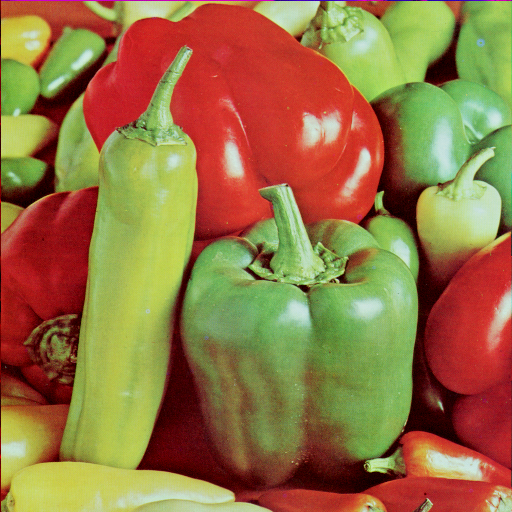
#> input picture samples/peppers.tiff, 512 x 512 px
$ python 03_multichannel_histogram_equalization.py
#> lines starting #> are read from the running program, lines starting #| are printed output that depends on the picture
#> further down, img_bgr is the input picture: shape (512, 512, 3); mean B, G, R 66.5, 115.6, 149.8
import cv2
import numpy as np
from matplotlib import pyplot as plt


def process_in_parallel(img: np.ndarray) -> np.ndarray:
    """ Apply a histogram equalization to all channels independently. """
    # YOUR CODE HERE: see cv2.dilate(...)
    # ...
    out_img = img.copy()
    clip_limit=5.0
    grid_size=(4, 4)
    cl = cv2.createCLAHE(clip_limit, grid_size)
    for i in range(3):
        out = cl.apply(img[:,:,i])
        out_img[:,:,i] = out
#> this loop made 3 passes
#> pass 1, in process_in_parallel, `out = cl.apply(img[:,:,i])`:
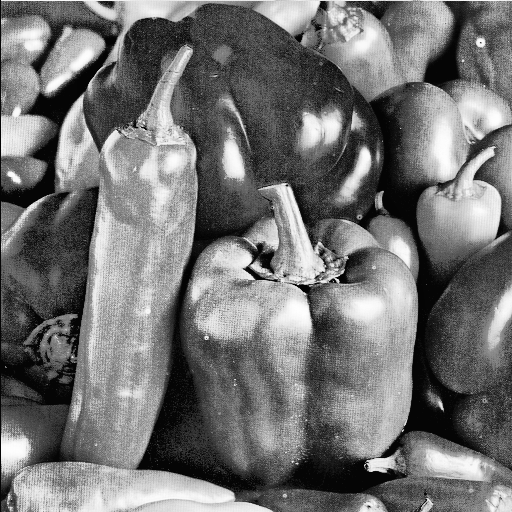
#> out: shape (512, 512); min 2, max 254, mean 114.8
#> pass 3, in process_in_parallel, `out = cl.apply(img[:,:,i])`:
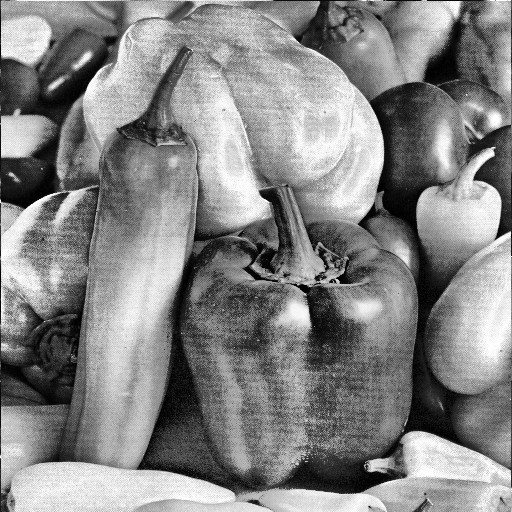
#> out: shape (512, 512); min 0, max 255, mean 133.3
#> after the loop:
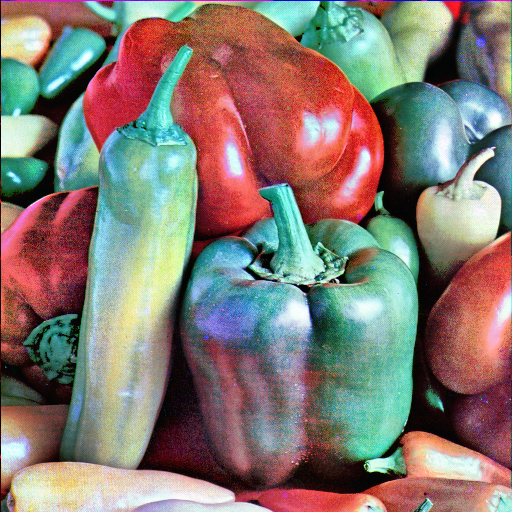
#> out_img: shape (512, 512, 3); mean B, G, R 114.8, 122.1, 133.3
    return out_img

def process_intensity_channel_preserve_chroma(img: np.ndarray) -> np.ndarray:
    """ Apply a histogram equalization to intensity channel only. """
    # YOUR CODE HERE: what is the best intensity-and-chroma color space?
    # ...
    img_lab = cv2.cvtColor(img, cv2.COLOR_BGR2Lab)
#> img_lab: shape (512, 512, 3); mean of channels 0, 1, 2 135.7, 135.2, 163.4
    intensity = img_lab[:,:,0]
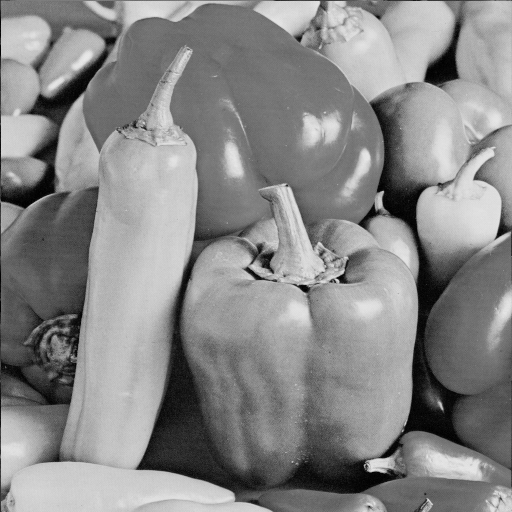
#> intensity: shape (512, 512); min 0, max 234, mean 135.7
    plt.imshow(intensity, cmap='gray')
    plt.show()
    clip_limit=5.0
    grid_size=(4, 4)
    cl = cv2.createCLAHE(clip_limit, grid_size)

    out = cl.apply(intensity)
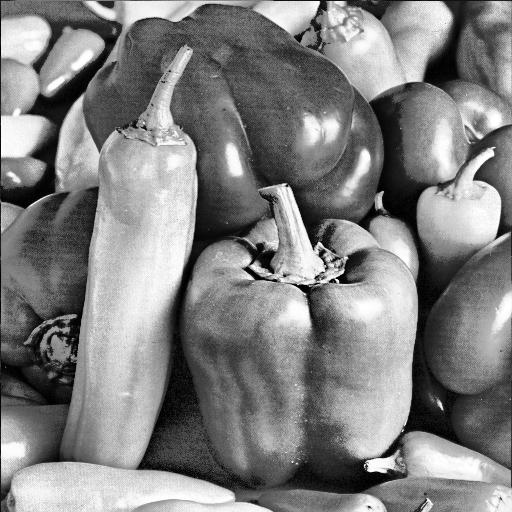
#> out: shape (512, 512); min 0, max 255, mean 128.8
    img_lab[:,:,0] = out
#> img_lab: shape (512, 512, 3); mean of channels 0, 1, 2 128.8, 135.2, 163.4
    plt.imshow(out, cmap='gray')
    plt.show()
    return cv2.cvtColor(img_lab, cv2.COLOR_Lab2BGR)
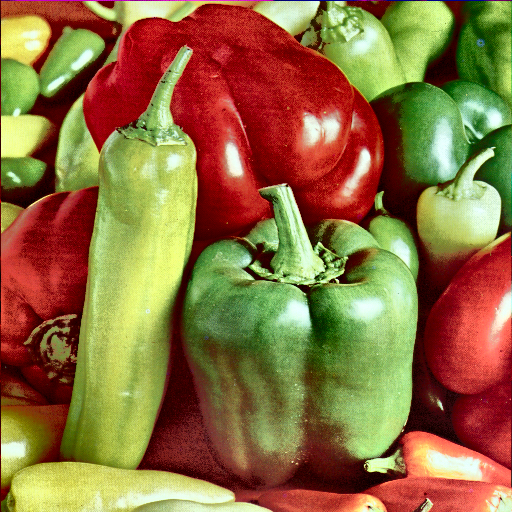
#> returned value: shape (512, 512, 3); mean B, G, R 62.5, 110.2, 142.5


if __name__ == "__main__":
    img_bgr = cv2.imread('../samples/peppers.tiff', cv2.IMREAD_COLOR)

    results = {
        # 'original': img_bgr,
        'In parallel then combine': process_in_parallel(img_bgr),
        'Intensity': process_intensity_channel_preserve_chroma(img_bgr),
    }
    results = {k: v for k, v in results.items() if v is not None}
#> results = 2 items

    # Visualize images
    fig, axs = plt.subplots(1, len(results))
    [ax.axis('off') for ax in axs.flatten()]
    # Show one image per subplot
    for ax, (title, subimage) in zip(axs.flatten(), results.items()):
        ax.imshow(cv2.cvtColor(subimage, cv2.COLOR_BGR2RGB))
        ax.set_title(title)
#> this loop made 2 passes
#> title on passes 1 to 2: 'In parallel then combine', 'Intensity'
    plt.show()
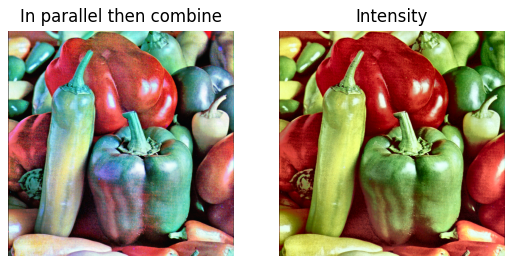
#> figure drawn by matplotlib, 2 panels

$ run again, with samples/boat.tiff copied over samples/peppers.tiff
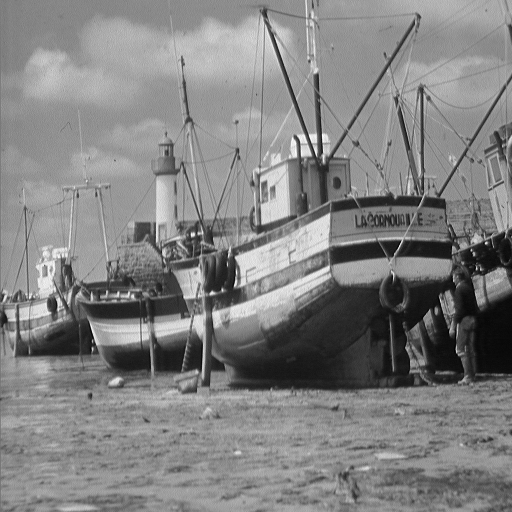
#> input picture samples/boat.tiff, 512 x 512 px
#> img_bgr is the input picture: shape (512, 512, 3); min 0, max 255, mean 129.7
#> the loop in process_in_parallel, `for i in range(3):` made 3 passes
#> pass 1, in process_in_parallel, `out = cl.apply(img[:,:,i])`:
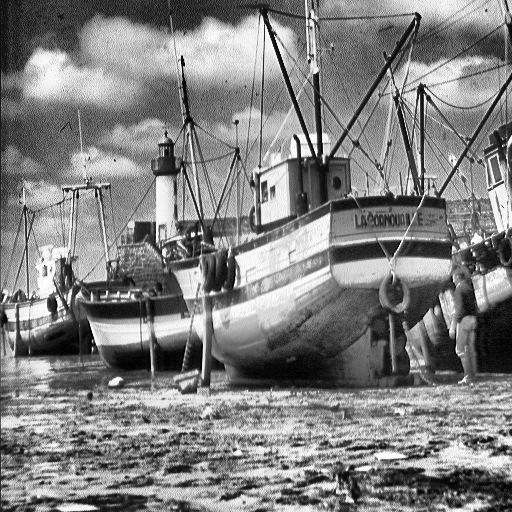
#> out: shape (512, 512); min 0, max 255, mean 129.3
#> results = 2 items
#> the loop `for ax, (title, subimage) in zip(axs.flatten(), results.items()):` made 2 passes
#> title on passes 1 to 2: 'In parallel then combine', 'Intensity'
#> `plt.show()`:
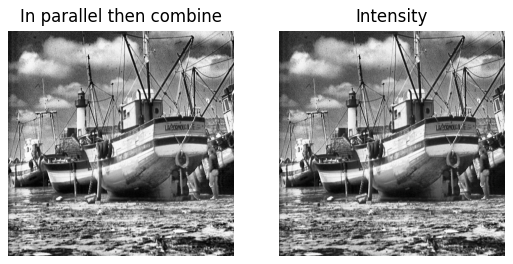
#> figure drawn by matplotlib, 2 panels

$ run again, with samples/mandril.tiff copied over samples/peppers.tiff
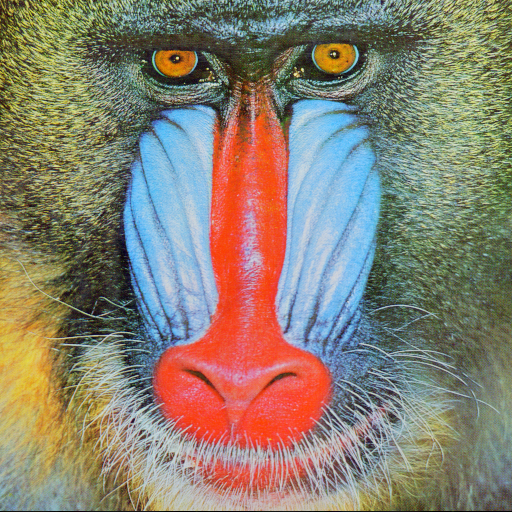
#> input picture samples/mandril.tiff, 512 x 512 px
#> img_bgr is the input picture: shape (512, 512, 3); mean B, G, R 113.1, 128.9, 137.4
#> in process_intensity_channel_preserve_chroma, `return cv2.cvtColor(img_lab, cv2.COLOR_Lab2BGR)`:
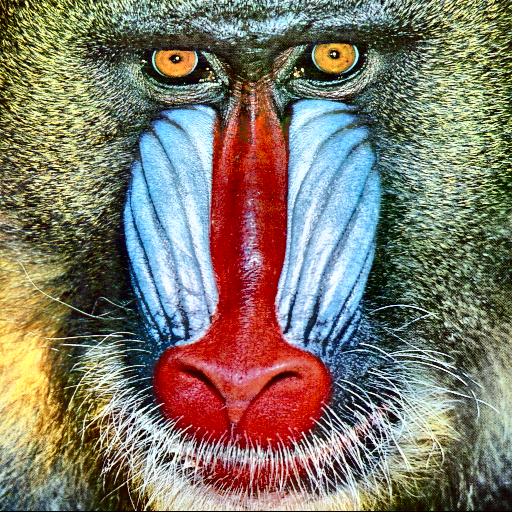
#> returned value: shape (512, 512, 3); mean B, G, R 106, 119.8, 127.2
#> results = 2 items
#> the loop `for ax, (title, subimage) in zip(axs.flatten(), results.items()):` made 2 passes
#> title on passes 1 to 2: 'In parallel then combine', 'Intensity'
#> `plt.show()`:
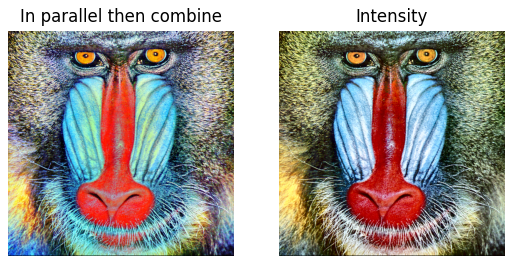
#> figure drawn by matplotlib, 2 panels
